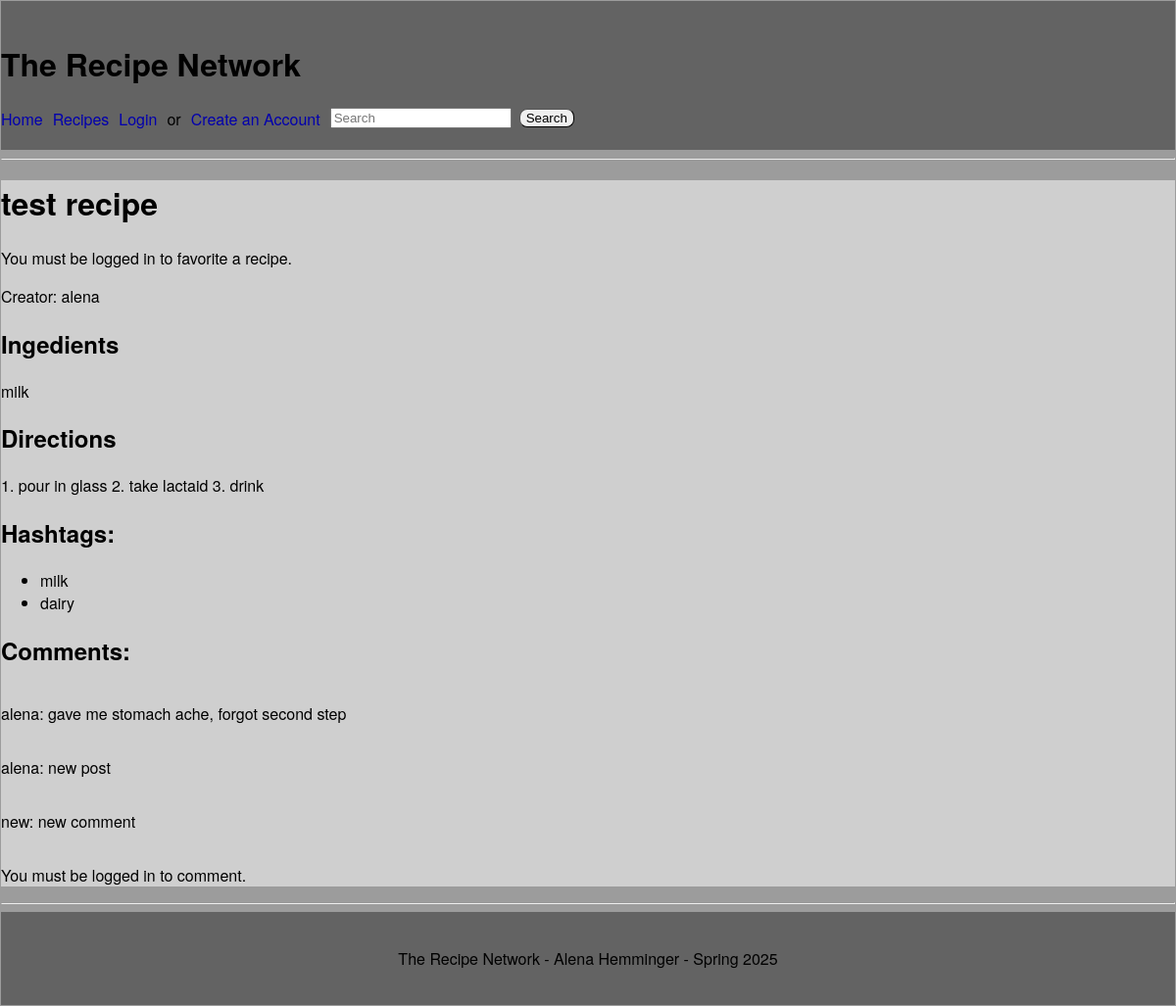
Page /recipe/1/ on the committed database.
### recipe_app/models.py (models this page shows, shortened)
class Recipe(models.Model):
    recipe_name = models.CharField(max_length=255)
    ingredients = models.TextField(default="Not specified")
    directions = models.TextField(default="Not specified")
    creator = models.ForeignKey(Account, on_delete=models.CASCADE)

class Account(AbstractUser):
    bio = models.TextField(blank=True)
    favorites = models.ManyToManyField('Recipe', related_name='favorited_by', blank=True)

class Hashtag(models.Model):
    hashtag = models.CharField(max_length=100)
    recipe = models.ForeignKey(Recipe, on_delete=models.CASCADE, related_name="hashtags")

class Comment(models.Model):
    content = models.TextField()
    user = models.ForeignKey(Account, on_delete=models.CASCADE)
    recipe = models.ForeignKey(Recipe, on_delete=models.CASCADE)

### recipe_app/views.py (the view, shortened to what this page needs)
# urls.py: path('recipe/<int:pk>/', RecipeDetail.as_view(), name='recipe_detail'),
class RecipeDetail(DetailView):
    model = Recipe
    template_name = 'recipe_app/recipe_detail.html'
    context_object_name = 'recipe'
    def get_context_data(self, **kwargs):
        context = super().get_context_data(**kwargs)
        context['comments'] = Comment.objects.filter(recipe=self.object)
        if self.request.user == self.object.creator:
            context['can_edit'] = True
        else:
            context['can_edit'] = False
        return context

### recipe_app/templates/recipe_app/recipe_detail.html (shortened to what this page needs)
{% extends "recipe_app/base.html" %}
{% block content %}
<h1>{{ recipe.recipe_name }}</h1>
    {% if user.is_authenticated %}
        <button id="favorite-toggle"
                data-url="{% url 'toggle_favorite' pk=recipe.pk %}"
                class="btn">
            {% if recipe in user.favorites.all %}
                💖 Favorited
            {% else %}
                🤍 Not Favorited
            {% endif %}
        </button>
    {% else %}
        <p>You must be logged in to favorite a recipe.</p>
    {% endif %}
<p>Creator: {{ recipe.creator.username }}</p>
<h2>Ingedients</h2>
<p>{{ recipe.ingredients }}</p>
<h2>Directions</h2>
<p>{{ recipe.directions }}</p>
<h2>Hashtags:</h2>
<ul>
    {% for hashtag in recipe.hashtags.all %}
        <li>{{ hashtag.hashtag }}</li>
    {% empty %}
        <p>No hashtags yet.</p>
    {% endfor %}
</ul>
<h2>Comments:</h2>
{% for comment in comments %}
<div style="display: flex; align-items: center;">
    <p style="margin-right: 10px;">{{ comment.user.username }}: {{ comment.content }}</p>
</div>
{% empty %}
    <p>No comments yet. Be the first to comment!</p>
{% endfor %}
{% if user.is_authenticated %}
    <h3>Add a Comment:</h3>
    <form method="post">
        {% csrf_token %}
        <textarea name="content" required></textarea>
        <button type="submit">Post Comment</button>
    </form>
{% else %}
    <p>You must be logged in to comment.</p>
{% endif %}
{% endblock %}

### recipe_app/static/recipe_app/styles.css (style rules this page uses)
body { margin: 1px; font-family: 'Helvetica Neue', Arial, sans-serif; background-color: #9c9c9c; color: #000000; }

### rows in the picture
Recipe: recipe_name "test recipe", creator.username "alena", ingredients "milk", directions "1. pour in glass 2. take lactaid 3. drink"
Hashtag: hashtag "milk"
Hashtag: hashtag "dairy"
Comment: user.username "alena", content "gave me stomach ache, forgot second step"
Comment: user.username "alena", content "new post"
Comment: user.username "new", content "new comment"
